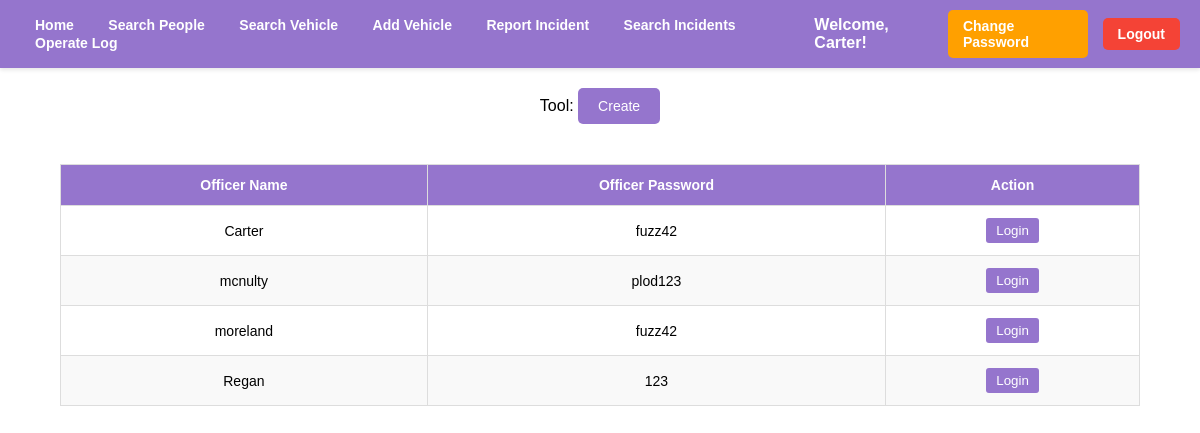
Page /html/homework/admin/officerList.php (signed in) on the committed database.
### tables this page shows
CREATE TABLE `Officers` (
  `Username` varchar(255) NOT NULL,
  `Password` varchar(255) NOT NULL
);

### html/homework/admin/db.inc.php (called while the page is built)
<?php
require './db.php';
$configuration = [
    'servername' => 'mariadb',
    'username' => 'root',
    'password' => 'rootpwd',
    'dbname' => 'cw2-database'
];
return new DB(
    $configuration['servername'],
    $configuration['username'],
    $configuration['password'],
    $configuration['dbname'],
    3306
);

### html/homework/admin/db.php (called while the page is built, shortened)
<?php
class DB
{
    var $link = null;
    function __construct($db_host, $db_user, $db_pass, $db_name, $db_port)
    {
        $this->link = mysqli_connect($db_host, $db_user, $db_pass, $db_name, $db_port);
        mysqli_query($this->link, "set sql_mode = ''");
        mysqli_query($this->link, "set character set 'utf8'");
        mysqli_query($this->link, "set names 'utf8'");
        return true;
    }
    function get_rows($q)
    {
        $result = mysqli_query($this->link, $q);
        $rows = [];
        while ($row = mysqli_fetch_assoc($result)) {
            $rows[] = $row;
        }
        return $rows;
    }
}

### html/homework/admin/common.php (called while the page is built, shortened)
<?php
$db = require './db.inc.php';
return $db;

### html/homework/admin/officerList.php (the view, shortened to what this page needs)
<?php
$db = require './common.php';
require 'nav.php';
$sql = 'select * from officers';
$results = $db->get_rows($sql);
?>
<div style="padding: 20px; text-align: center;">
    Tool: <button type="button" class="button" onclick="openModal()">
        Create
    </button>
</div>
<table class="results-table">
    <thead>
    <tr>
        <th>Officer Name</th>
        <th>Officer Password</th>
        <th>Action</th>
    </tr>
    </thead>
    <tbody>
    <?php foreach ($results as $row): ?>
        <tr style="text-align: center">
            <td><?= htmlspecialchars($row['Username']) ?></td>
            <td><?= htmlspecialchars($row['Password']) ?></td>
            <td>
                <form action="login.php" method="post">
                    <input type="submit" value="Login" class="sm-button">
                </form>
            </td>
        </tr>
    <?php endforeach; ?>
    </tbody>
</table>

### html/homework/admin/nav.php (style rules this page uses)
body { margin: 0; font-family: 'Poppins', Arial, sans-serif; }

### html/homework/admin/officerList.php (style rules this page uses)
.results-table { width: 90%; margin: 20px auto; border-collapse: collapse; text-align: left; font-size: 14px; }
.results-table th, .results-table td { padding: 12px; border: 1px solid #ddd; text-align: center; }
.results-table th { background-color: #9575cd; color: #fff; }
.results-table tr:nth-child(even) { background-color: #f9f9f9; }
.sm-button { padding: 5px 10px; background-color: #9575cd; border: none; border-radius: 3px; color: #fff; cursor: pointer; transition: background-color 0.3s ease; }
.button { padding: 10px 20px; background-color: #9575cd; border: none; border-radius: 5px; color: #fff; cursor: pointer; outline: none; font-size: 14px; }

### rows in the picture
officers: Username "Carter", Password "fuzz42"
officers: Username "mcnulty", Password "plod123"
officers: Username "moreland", Password "fuzz42"
officers: Username "Regan", Password "123"

### other values in the picture
$username "Carter"
